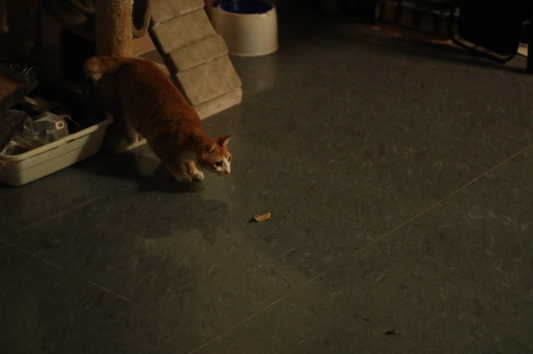
#> input picture qianbaoguang.png, 533 x 354 px
$ jupyter execute Gamma.ipynb   (shell and % lines are left out)   (older library calls are emulated)
#> lines starting #> are read from the running program, lines starting #| are printed output that depends on the picture
[cell 1]
#Gamma变换就是用来图像增强，其提升了暗部细节，简单来说就是通过非线性变换，让图像从暴光强度的线性响应变得更接近人眼感受的响应，
#即将漂白（相机曝光）或过暗（曝光不足）的图片，进行矫正。
import cv2
import matplotlib.pyplot as plt
import numpy as np

[cell 2]
filename='./qianbaoguang.png'
img = cv2.imread(filename)
#> img is the input picture: shape (354, 533, 3); mean B, G, R 25, 39.3, 47.1
grey = cv2.cvtColor(img,cv2.COLOR_BGR2GRAY)
grey = cv2.resize(grey,(600,400))
#> grey: shape (400, 600)

[cell 3]
def Residual(residual,size,title):
    plt.subplot(size)
    plt.title(title)
    plt.imshow(residual)

[cell 4]
plt.figure(figsize=(12,6))
Residual(img,231,'img')

paras=[1.0,2.0,3.0,4.0,5.0]
#enumerate:序列对应，0—1.0，1-2.0
for i,para in enumerate(paras):
    Residual(np.power(img/float(np.max(img)), 1/para),232+i,'1/%.1f'%para)

plt.tight_layout()#自动调整子图参数，使之填充整个图像区域
#plt.show()
#> figure, not shown here; B, G, R data is drawn as R, G, B

[cell 5]
paras=[1.0,2.0,3.0,4.0,5.0]
plt.figure(figsize=(12,6))
plt.subplot(231)
plt.title("org pic")
plt.imshow(img)
#变换公式就是对原图像上每一个像素值做乘积运算
for i, para in enumerate(paras):
    plt.subplot(232+i)
    plt.title('1/%.1f'%para)
    #np.power求1/para的次方
    img1 = np.power(img/float(np.max(img)), 1/para)
    plt.imshow(img1)
plt.tight_layout()
plt.show()
#> figure, not shown here; B, G, R data is drawn as R, G, B

[cell 6]
filename='./guobaoguang.jpeg'
img = cv2.imread(filename)
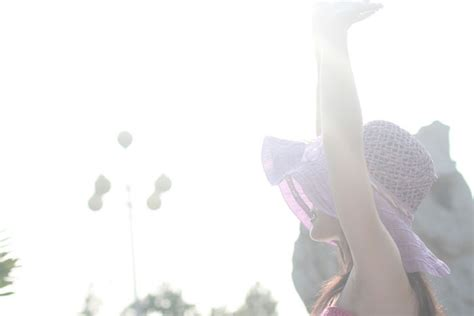
#> input picture guobaoguang.jpeg, 474 x 316 px
#> img is the input picture: shape (316, 474, 3); mean B, G, R 235.3, 234.9, 235.7
grey = cv2.cvtColor(img,cv2.COLOR_BGR2GRAY)
#> grey: shape (316, 474)
grey = cv2.resize(grey,(600,400))
#> grey: shape (400, 600)

plt.figure(figsize=(12,6))
Residual(img,231,'img')

paras=[1.0,2.0,3.0,4.0,5.0]
#enumerate:序列对应，0—1.0，1-2.0
for i,para in enumerate(paras):
    Residual(np.power(img/float(np.max(img)), para),232+i,'1/%.1f'%para)

plt.tight_layout()#自动调整子图参数，使之填充整个图像区域
#> figure, not shown here; B, G, R data is drawn as R, G, B

[cell 7]
plt.hist(grey)
plt.title('灰度直方图')
plt.show()
#> figure, not shown here; tallest bar 348 high, from x = 241 to 241; tallest bar 347 high, from x = 241 to 241; tallest bar 347 high, from x = 241 to 241
cv2.waitKey(0)
cv2.destroyAllWindows()

[cell 8]
import cv2
import matplotlib.pyplot as plt

[cell 9]
filename='./qianbaoguang.png'
img=cv2.imread(filename)
grey=cv2.cvtColor(img,cv2.COLOR_BGR2GRAY)
grey=cv2.resize(grey,(600,400))

[cell 10]
eq = cv2.equalizeHist(grey)#灰度图片直方图均衡化
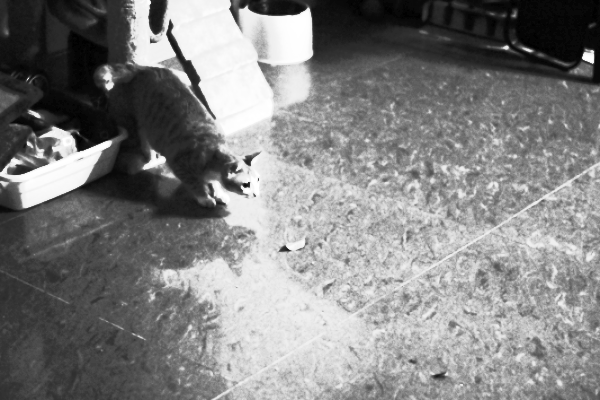
#> eq: shape (400, 600); min 0, max 255, mean 130.2
cv2.imshow('image1',img)
cv2.imshow('image2',eq)
cv2.waitKey(0)
cv2.destroyAllWindows()

[cell 11]
#coding=utf-8
import cv2
import numpy as np

image = cv2.imread("./qianbaoguang.png", 0)
#> image: shape (354, 533); min 0, max 166, mean 39.3
lut = np.zeros(256, dtype = image.dtype )#创建空的查找表
#> lut = 256 values from 0 to 0
hist= cv2.calcHist([image], #计算图像的直方图
    [0], #使用的通道
    None, #没有使用mask
    [256], #it is a 1D histogram
    [0.0,255.0])
#> hist = 256 values, max 29651 at index 46, min 0 at index 8, mean 737
minBinNo, maxBinNo = 0, 255

 #计算从左起第一个不为0的直方图柱的位置
for binNo, binValue in enumerate(hist):
    if binValue != 0:
        minBinNo = binNo
        break
#> this loop made 1 pass
#> (binNo, binValue, minBinNo) on pass 1: (0, [25780], 0)

#计算从右起第一个不为0的直方图柱的位置
for binNo, binValue in enumerate(reversed(hist)):
    if binValue != 0:
        maxBinNo = 255-binNo
        break
#> this loop made 90 passes
#> maxBinNo on pass 90: 166
print(minBinNo, maxBinNo)
#| 0 166
#生成查找表，方法来自参考文献1第四章第2节
for i,v in enumerate(lut):
    if i < minBinNo:
        lut[i] = 0
    elif i > maxBinNo:
        lut[i] = 255
    else:
        lut[i] = int(255.0*(i-minBinNo)/(maxBinNo-minBinNo)+0.5)
#> after the loop, lut = 256 values from 0 to 255
#计算
result = cv2.LUT(image, lut)
cv2.imshow("Result", result)
cv2.imwrite("LutImage.jpg", result)
cv2.waitKey(0)
cv2.destroyAllWindows()

[cell 12]
hist = cv2.calcHist([image],[0],None,[256],[0,255])
plt.plot(hist,'r')
plt.show()
#> figure, not shown here; curve peaks at x = 46, y = 29651

[cell 13]
import cv2
import matplotlib.pyplot as plt

filename='./qianbaoguang.png'
img=cv2.imread(filename)
grey=cv2.cvtColor(img,cv2.COLOR_BGR2GRAY)
grey=cv2.resize(grey,(600,400))

hist = cv2.calcHist([grey],[0],None,[256],[0,255])
#> hist = 256 values, max 9973 at index 47, min 0 at index 151, mean 937.5
plt.plot(hist,'r')
plt.show()
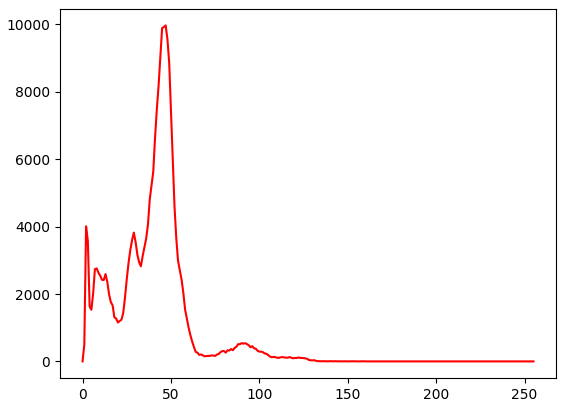
#> figure drawn by matplotlib, 1 panel; curve peaks at x = 47, y = 9973

[cell 14]
import numpy as np
import matplotlib.pyplot as plt
from PIL import Image

img=np.array(Image.open('./qianbaoguang.png').convert('L')) #模式L为灰色图像
#> img: shape (354, 533)
plt.figure("image")
arr=img.flatten()#折叠成一维的数组
n,bins,patches=plt.hist(arr,bins=256,alpha=0.75)
#> n = 256 values, max 7726 at index 73, min 0 at index 2, mean 737; bins = 257 values from 0 to 164; patches = 256 items
plt.show()
#> figure, not shown here; tallest bar 7726 high, from x = 46.77 to 47.41

[cell 15]
from skimage import data,exposure
import matplotlib.pyplot as plt
img=data.moon()
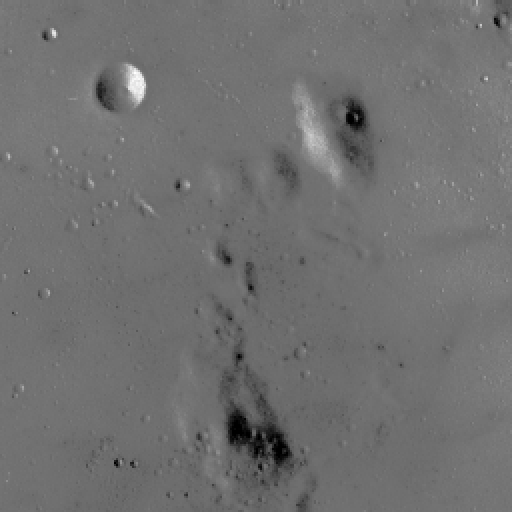
#> input picture skimage.data.moon(), 512 x 512 px
#> img is the input picture: shape (512, 512); min 0, max 255, mean 112.2
plt.figure("hist",figsize=(8,8))

arr=img.flatten()
plt.subplot(221)
plt.imshow(img,plt.cm.gray)  #原始图像
plt.subplot(222)
plt.hist(arr, bins=256, normed=1,edgecolor='None',facecolor='red') #原始图像直方图

img1=exposure.equalize_hist(img)
arr1=img1.flatten()
plt.subplot(223)
plt.imshow(img1,plt.cm.gray)  #均衡化图像
plt.subplot(224)
plt.hist(arr1, bins=256, normed=1,edgecolor='None',facecolor='red') #均衡化直方图

plt.show()
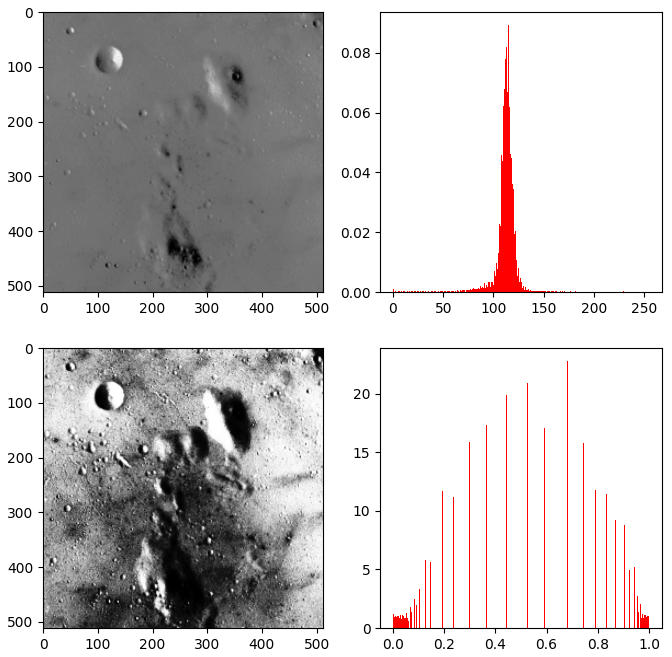
#> figure drawn by matplotlib, 4 panels; panel 2: tallest bar 0.0892 high, from x = 114.6 to 115.5; panel 4: tallest bar 22.77 high, from x = 0.68 to 0.684

[cell 16]
from matplotlib import pyplot as plt
import cv2
import numpy as np

img = cv2.imread('./guobaoguang.jpeg')

img_gray = cv2.cvtColor(img, cv2.COLOR_BGR2GRAY)

plt.imshow(img_gray, cmap=plt.cm.gray)

hist = cv2.calcHist([img_gray], [0], None, [256], [0, 256])
#> hist = 256 values, max 99476 at index 255, min 0 at index 0, mean 585.1

plt.figure()
plt.title("Grayscale Histogram")
plt.xlabel("Bins")
plt.ylabel("# of Pixels")
plt.plot(hist)
plt.xlim([0, 256])
plt.show()
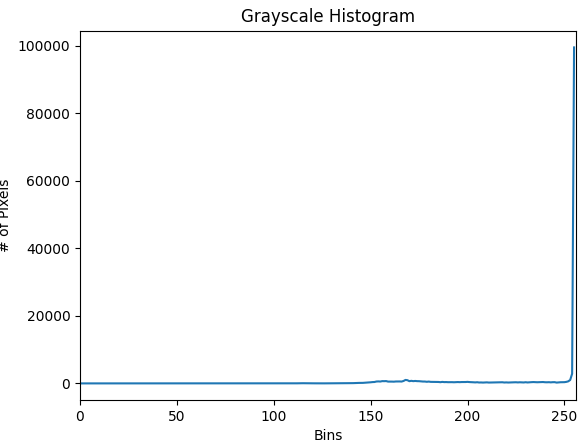
#> figure drawn by matplotlib, 1 panel; curve peaks at x = 255, y = 99476

#  两个图片的像素分布连接在一起，拍成一维数组,图片拼成一幅图

[cell 17]
import cv2
import numpy as np
from matplotlib import pyplot as plt

img = cv2.imread('./guobaoguang.jpeg',0)
#> img: shape (316, 474); min 99, max 255, mean 235.2
# histogram equalization
equ = cv2.equalizeHist(img)
# 两个图片的像素分布连接在一起，拍成一维数组
res = np.hstack((img,equ))
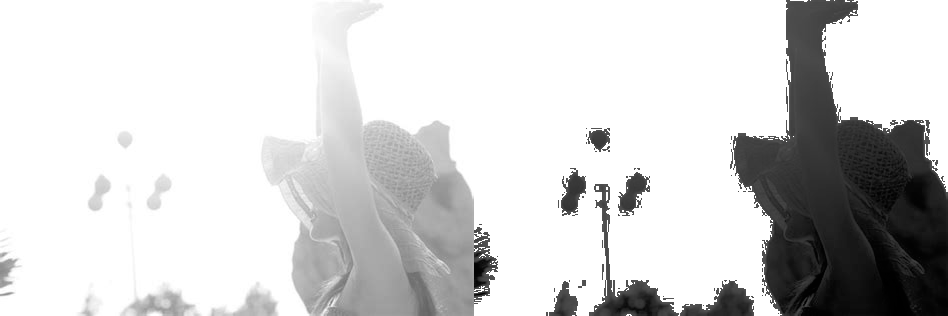
#> res: shape (316, 948); min 0, max 255, mean 210.4

plt.figure(figsize=(8, 6))
ax1 = plt.subplot2grid((2,2),(0, 0))
ax1.imshow(img, cmap=plt.cm.gray)
ax1.set_title('orignal image')

ax1 = plt.subplot2grid((2, 2), (0, 1))
ax1.imshow(equ, cmap=plt.cm.gray)
ax1.set_title('equalization')

ax1 = plt.subplot2grid((2, 2), (1, 0), colspan=3, rowspan=1)
ax1.imshow(res, cmap=plt.cm.gray)
ax1.set_title('horizational')

plt.tight_layout()
plt.show()

[cell 18]
#coding:utf8
import cv2
import numpy as np

img = cv2.imread("./qianbaoguang.png", 1)
(b, g, r) = cv2.split(img)
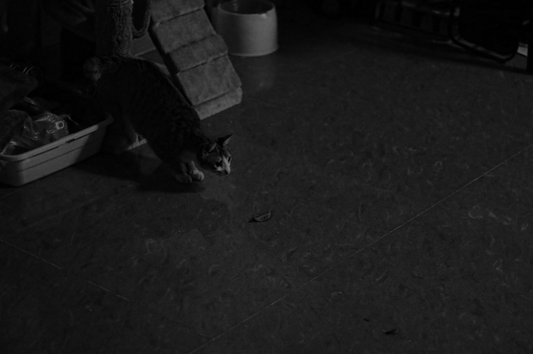
#> b: shape (354, 533); min 0, max 123, mean 25
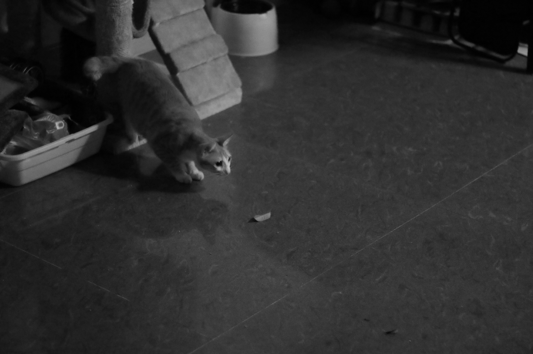
#> r: shape (354, 533); min 0, max 190, mean 47.1
bH = cv2.equalizeHist(b)
gH = cv2.equalizeHist(g)
rH = cv2.equalizeHist(r)
result = cv2.merge((bH, gH, rH))
#> result: shape (354, 533, 3)
cv2.imshow("dst", result)
#cv2.imwrite("欠曝光直方图均衡.jpg",result)
cv2.waitKey(0)
cv2.destroyAllWindows()

[cell 19]
img = cv2.imread("./guobaoguang.jpeg", 1)
(b, g, r) = cv2.split(img)
#> b: shape (316, 474)
#> g: shape (316, 474)
#> r: shape (316, 474)
bH = cv2.equalizeHist(b)
#> bH: shape (316, 474)
gH = cv2.equalizeHist(g)
#> gH: shape (316, 474)
rH = cv2.equalizeHist(r)
#> rH: shape (316, 474)
result = cv2.merge((bH, gH, rH))
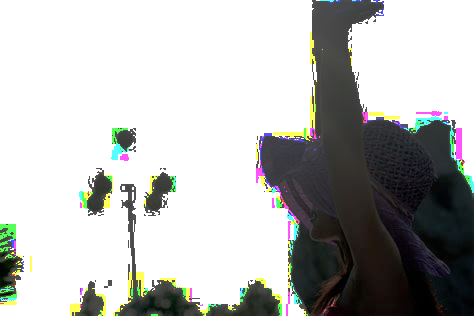
#> result: shape (316, 474, 3); mean B, G, R 183.4, 185.4, 184.4
cv2.imshow("dst", result)
cv2.imwrite("过曝光直方图均衡.jpg",result)
cv2.waitKey(0)
